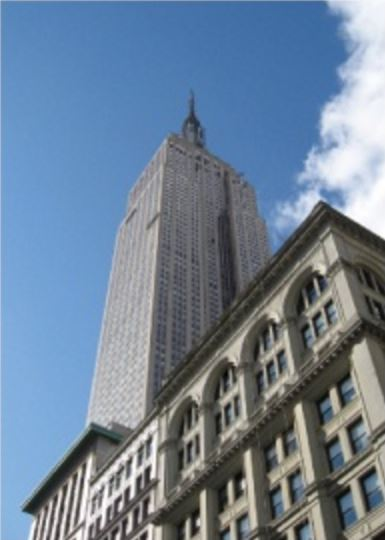
#> input picture n5_clustering_images/empire.jpg, 385 x 540 px
$ python k_means.py   (Python 2 division)   (older library calls are emulated)
#> lines starting #> are read from the running program, lines starting #| are printed output that depends on the picture
import imtools
import pickle

from numpy.ma import minimum, floor
from scipy.cluster.vq import *
from scipy.misc import imresize
from numpy import *
from PIL import Image, ImageDraw
from pylab import *


def example_K_means_fonts():
    # get list of images
    imlist = imtools.get_imlist('../n0_general/fonts/')
    imnbr = len(imlist)

    # load model file
    with open('../n0_general/font_pca_modes.pkl','rb') as f:
        immean = pickle.load(f)
        V = pickle.load(f)

    imshape = array(Image.open(imlist[0])).shape
    # create matrix to store all flattened images
    immatrix = array([array(Image.open(im)).flatten() for im in imlist],'f')

    # project on the 20 first PCs
    immean = immean.flatten()
    projected = array([dot(V[:20],immatrix[i]-immean) for i in range(imnbr)])  # how to decide the 20????????????????????

    # k-means
    projected = whiten(projected)
    centroids,distortion = kmeans(projected,4)

    code,distance = vq(projected,centroids)

    # plot clusters
    for k in range(4):
        ind = where(code==k)[0]
        figure()
        gray()
        for i in range(minimum(len(ind),40)):
            subplot(4,10,i+1)
            imshow(immatrix[ind[i]].reshape(imshape))
            axis('off')
    show()


def example_K_means_pixel():
    steps = 100  # image is divided in steps*steps region
    im = array(Image.open('empire.jpg'))
#> im is the input picture: shape (540, 385, 3); mean R, G, B 111.3, 130.8, 152.2

    dx = im.shape[0] / steps
#> dx = 5
    dy = im.shape[1] / steps
#> dy = 3

    # compute color features for each region
    features = []
    for x in range(steps):
        for y in range(steps):
            R = mean(im[x * dx:(x + 1) * dx, y * dy:(y + 1) * dy, 0])
            G = mean(im[x * dx:(x + 1) * dx, y * dy:(y + 1) * dy, 1])
            B = mean(im[x * dx:(x + 1) * dx, y * dy:(y + 1) * dy, 2])
            features.append([R, G, B])
#> after the loop, features = 10000 items, first 6: [123, 153.9, 188.1], [106.1, 141.2, 179.8], [99.8, 139.5, 183.4], [99.2, 140.4, 186.8], [99.93, 139.7, 186.6], [101.8, 139.7, 182.6]
    features = array(features, 'f')  # make into array

    # cluster
    centroids, variance = kmeans(features, 3)
#> centroids = [[87.66, 131.1, 181.7], [147.1, 170.2, 195.2], [83.46, 83.46, 82.56]]; variance = 31.11
    code, distance = vq(features, centroids)
#> code = 10000 values, max 2 at index 2063, min 0 at index 1, mean 0.886; distance = 10000 values, max 135.4 at index 9429, min 0.419 at index 2751, mean 31.11

    # create image with cluster labels
    codeim = code.reshape(steps, steps)
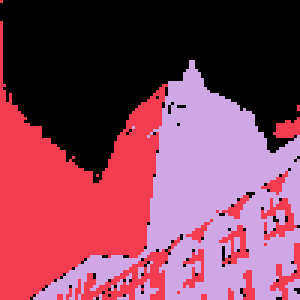
#> codeim: shape (100, 100) int32 (shown 3 times larger); 3 distinct labels, from 0 to 2; one colour per label, 0 black
    codeim = imresize(codeim, im.shape[:2], interp='nearest')
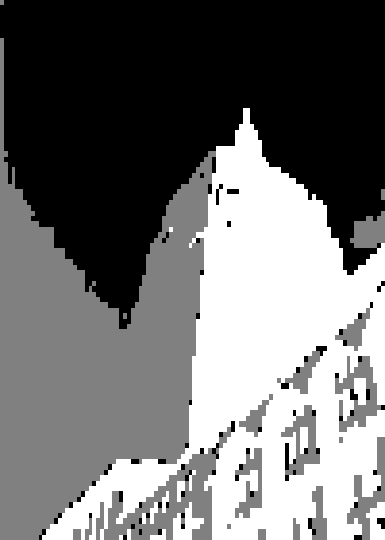
#> codeim: shape (540, 385); min 0, max 255, mean 113.1
        # use 'nearest' to interpolate so that no new pixel values are introduced

    figure()
    imshow(codeim)
    show()


# example_K_means_fonts()
example_K_means_pixel()
